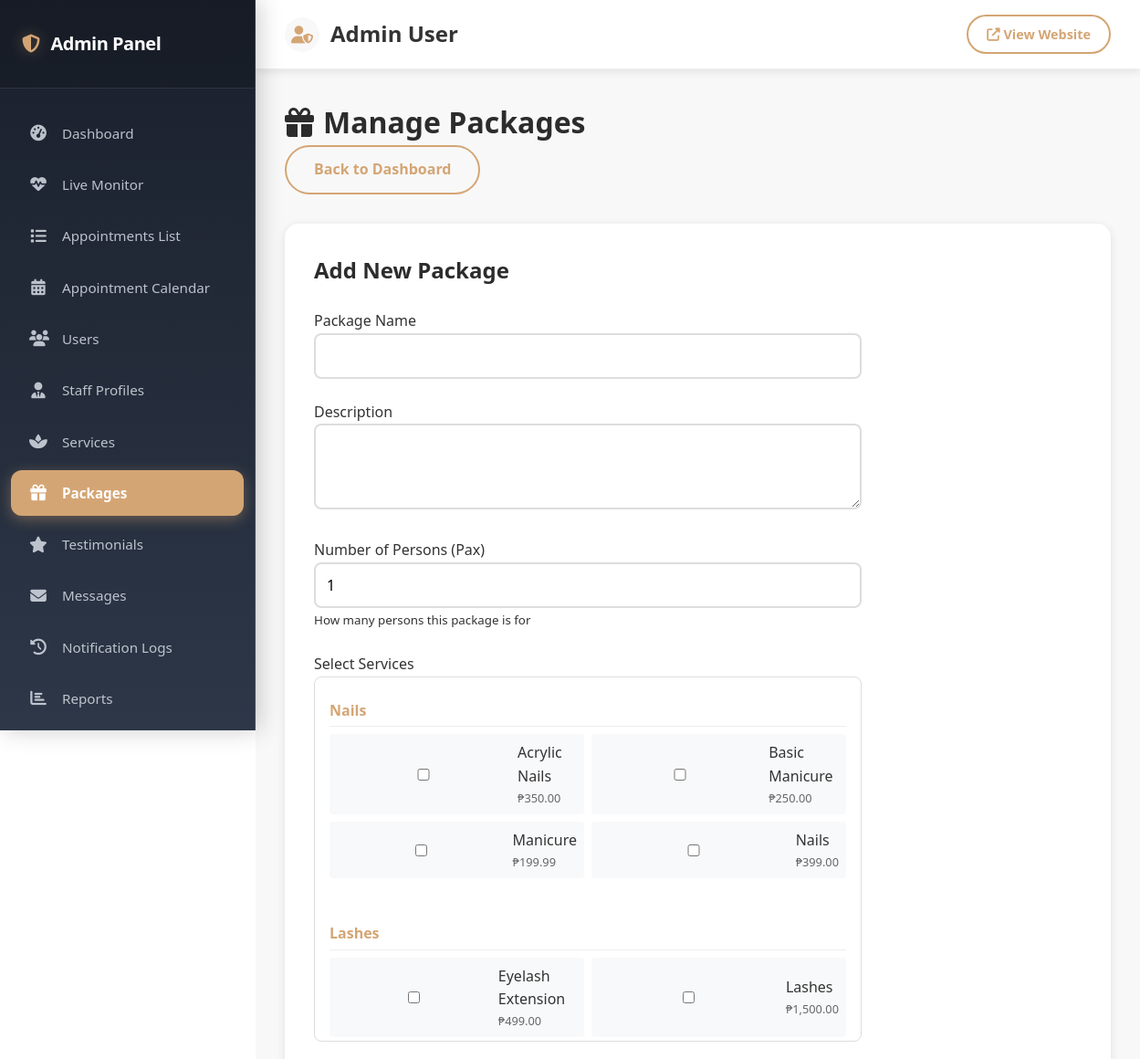
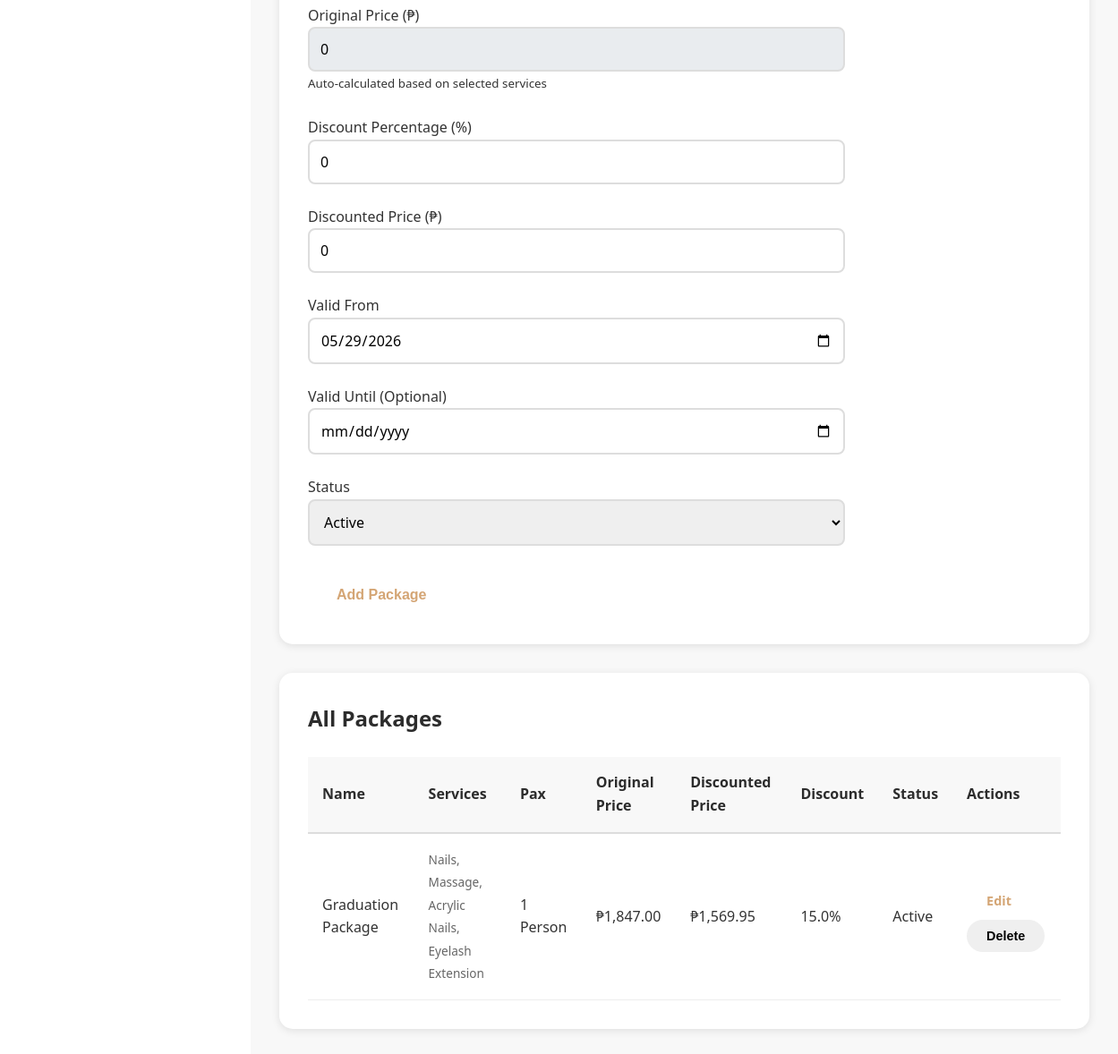
/admin/packages.php (signed in), run on the app's committed database (2 pictures, top to bottom).
### tables this page shows
CREATE TABLE `services` (
  `id` int(11) NOT NULL,
  `name` varchar(255) NOT NULL,
  `category` enum('nails','eyebrows','lashes','wax','massages','facial','skin_slimming') NOT NULL,
  `description` text DEFAULT NULL,
  `duration` int(11) NOT NULL COMMENT 'Duration in minutes',
  `base_price` decimal(10,2) NOT NULL,
  `image_url` varchar(500) DEFAULT NULL,
  `status` enum('active','inactive') DEFAULT 'active',
  `created_at` timestamp NOT NULL DEFAULT current_timestamp(),
  `updated_at` timestamp NOT NULL DEFAULT current_timestamp() ON UPDATE current_timestamp()
);

CREATE TABLE `packages` (
  `id` int(11) NOT NULL,
  `name` varchar(255) NOT NULL,
  `description` text DEFAULT NULL,
  `services` longtext NOT NULL COMMENT 'Array of service IDs' CHECK (json_valid(`services`)),
  `pax` int(11) NOT NULL DEFAULT 1,
  `original_price` decimal(10,2) NOT NULL,
  `discounted_price` decimal(10,2) NOT NULL,
  `discount_percentage` decimal(5,2) DEFAULT NULL,
  `image_url` varchar(500) DEFAULT NULL,
  `valid_from` date DEFAULT NULL,
  `valid_until` date DEFAULT NULL,
  `status` enum('active','inactive') DEFAULT 'active',
  `created_at` timestamp NOT NULL DEFAULT current_timestamp(),
  `updated_at` timestamp NOT NULL DEFAULT current_timestamp() ON UPDATE current_timestamp()
);

### config/functions.php (called while the page is built, shortened)
<?php
function formatPrice($price) {
    return '₱' . number_format($price, 2);
}

### admin/packages.php (the view, shortened to what this page needs)
<?php
require_once '../config/functions.php';
$conn = getDBConnection();
$stmt = $conn->query("SELECT id, name, base_price as price, category FROM services WHERE status = 'active' ORDER BY category, name");
$all_services = $stmt->fetchAll();
$stmt = $conn->query("SELECT * FROM packages ORDER BY created_at DESC");
$packages = $stmt->fetchAll();
$edit_package = null;
?>
<?php include '../includes/admin-header.php'; ?>
            <div class="admin-content">
            <div class="admin-header">
                <h1><i class="fas fa-gift"></i> Manage Packages</h1>
                <a href="index.php" class="btn btn-outline">Back to Dashboard</a>
            </div>
            <div class="admin-card">
                <h2><?php echo $edit_package ? 'Edit Package' : 'Add New Package'; ?></h2>
                <form method="POST" class="admin-form">
                    <div class="form-group">
                        <label>Package Name</label>
                        <input type="text" name="name" value="<?php echo htmlspecialchars($edit_package['name'] ?? ''); ?>" required>
                    </div>
                    <div class="form-group">
                        <label>Description</label>
                        <textarea name="description" rows="3"><?php echo htmlspecialchars($edit_package['description'] ?? ''); ?></textarea>
                    </div>
                    <div class="form-group">
                        <label>Number of Persons (Pax)</label>
                        <input type="number" name="pax" value="<?php echo $edit_package['pax'] ?? 1; ?>" min="1" max="10" required>
                        <small class="text-muted">How many persons this package is for</small>
                    </div>
                    <div class="form-group">
                        <label>Select Services</label>
                        <div class="services-wrapper" style="border: 1px solid #ddd; padding: 1rem; border-radius: 8px; max-height: 400px; overflow-y: auto;">
                            <?php
                            $selected_services = $edit_package ? json_decode($edit_package['services'], true) : [];
                            $current_category = null;
                            foreach ($all_services as $service):
                                if ($service['category'] !== $current_category):
                                    $current_category = $service['category'];
                            ?>
                                <div class="category-group" style="margin-bottom: 1rem;">
                                    <h4 style="margin: 0.5rem 0; color: var(--primary-color); border-bottom: 1px solid #eee; padding-bottom: 0.25rem;">
                                        <?php echo htmlspecialchars(ucfirst($current_category)); ?>
                                    </h4>
                                    <div class="services-grid" style="display: grid; grid-template-columns: repeat(auto-fill, minmax(200px, 1fr)); gap: 0.5rem;">
                                <?php endif; ?>
                                <label class="service-checkbox-label" style="display: flex; align-items: center; gap: 0.5rem; background: #f8f9fa; padding: 0.5rem; border-radius: 4px;">
                                    <input type="checkbox" class="service-checkbox" name="services[]"
                                           value="<?php echo $service['id']; ?>"
                                           data-price="<?php echo $service['price']; ?>"
                                           <?php echo in_array($service['id'], $selected_services) ? 'checked' : ''; ?>>
                                    <div>
                                        <?php echo htmlspecialchars($service['name']); ?>
                                        <div style="font-size: 0.8rem; color: #666;">₱<?php echo number_format($service['price'], 2); ?></div>
                                    </div>
                                </label>
                                <?php
                                $next_index = array_search($service, $all_services) + 1;
                                if (!isset($all_services[$next_index]) || $all_services[$next_index]['category'] !== $current_category):
                                ?>
                                    </div>
                                </div>
                                <?php endif; ?>
                            <?php endforeach; ?>
                        </div>
                    </div>
                    <div class="form-row">
                        <div class="form-group">
                            <label>Original Price (₱)</label>
                            <input type="number" id="original_price" name="original_price" value="<?php echo $edit_package['original_price'] ?? 0; ?>" min="0" step="0.01" readonly style="background-color: #e9ecef;">
                            <small class="text-muted">Auto-calculated based on selected services</small>
                        </div>
                         <div class="form-group">
                            <label>Discount Percentage (%)</label>
                            <input type="number" id="discount_percentage" name="discount_percentage" value="<?php echo $edit_package['discount_percentage'] ?? 0; ?>" min="0" max="100" step="0.1">
                        </div>
                        <div class="form-group">
                            <label>Discounted Price (₱)</label>
                            <input type="number" id="discounted_price" name="discounted_price" value="<?php echo $edit_package['discounted_price'] ?? 0; ?>" min="0" step="0.01" required>
                        </div>
                    </div>
                    <div class="form-row">
                        <div class="form-group">
                            <label>Valid From</label>
                            <input type="date" name="valid_from" value="<?php echo $edit_package['valid_from'] ?? date('Y-m-d'); ?>" required>
                        </div>
                        <div class="form-group">
                            <label>Valid Until (Optional)</label>
                            <input type="date" name="valid_until" value="<?php echo $edit_package['valid_until'] ?? ''; ?>">
                        </div>
                        <div class="form-group">
                            <label>Status</label>
                            <select name="status" required>
                                <option value="active" <?php echo ($edit_package['status'] ?? 'active') === 'active' ? 'selected' : ''; ?>>Active</option>
                            </select>
                        </div>
                    </div>
                    <div class="form-actions">
                        <button type="submit" class="btn btn-primary"><?php echo $edit_package ? 'Update' : 'Add'; ?> Package</button>
                    </div>
                </form>
            </div>
            <div class="admin-card">
                <h2>All Packages</h2>
                <div class="table-responsive">
                    <table class="admin-table">
                        <thead>
                            <tr>
                                <th>Name</th>
                                <th>Services</th>
                                <th>Pax</th>
                                <th>Original Price</th>
                                <th>Discounted Price</th>
                                <th>Discount</th>
                                <th>Status</th>
                                <th>Actions</th>
                            </tr>
                        </thead>
                        <tbody>
                            <?php foreach ($packages as $package):
                                $services = json_decode($package['services'], true);
                                if (!empty($services) && is_array($services)) {
                                    $placeholders = str_repeat('?,', count($services) - 1) . '?';
                                    $stmt = $conn->prepare("SELECT name FROM services WHERE id IN ($placeholders)");
                                    $stmt->execute($services);
                                    $service_names = $stmt->fetchAll(PDO::FETCH_COLUMN);
                                } else {
                                    $service_names = [];
                                }
                            ?>
                                <tr>
                                    <td><?php echo htmlspecialchars($package['name']); ?></td>
                                    <td><small><?php echo htmlspecialchars(implode(', ', $service_names)); ?></small></td>
                                    <td><?php echo $package['pax'] ?? 1; ?> <?php echo ($package['pax'] ?? 1) > 1 ? 'Persons' : 'Person'; ?></td>
                                    <td><?php echo formatPrice($package['original_price']); ?></td>
                                    <td><?php echo formatPrice($package['discounted_price']); ?></td>
                                    <td><?php echo number_format($package['discount_percentage'], 1); ?>%</td>
                                    <td><span class="status-badge status-<?php echo $package['status']; ?>"><?php echo ucfirst($package['status']); ?></span></td>
                                    <td>
                                        <a href="packages.php?edit=<?php echo $package['id']; ?>" class="btn btn-sm btn-primary">Edit</a>
                                        <form method="POST" style="display: inline;" onsubmit="return confirm('Are you sure?')">
                                            <button type="submit" class="btn btn-sm btn-danger">Delete</button>
                                        </form>
                                    </td>
                                </tr>
                            <?php endforeach; ?>
                        </tbody>
                    </table>
                </div>
            </div>
        </div>
    </div>
<?php include '../includes/admin-footer.php'; ?>

### assets/css/style.css (style rules this page uses)
* { margin: 0; padding: 0; box-sizing: border-box; }
:root { --primary-color: #d4a574; --secondary-color: #8b6f47; --accent-color: #f5e6d3; --dark-color: #2c2c2c; --light-color: #f8f8f8; --text-color: #333; --success-color: #28a745; --danger-color: #dc3545; --warning-color: #ffc107; --info-color: #17a2b8; --white: #ffffff; --shadow: 0 2px 10px rgba(0, 0, 0, 0.1); --shadow-lg: 0 5px 20px rgba(0, 0, 0, 0.15); }
body { font-family: 'Segoe UI', Tahoma, Geneva, Verdana, sans-serif; line-height: 1.6; color: var(--text-color); background-color: var(--white); }
.btn { display: inline-block; padding: 12px 30px; border-radius: 50px; text-decoration: none; font-weight: 600; transition: all 0.3s; border: 2px solid transparent; cursor: pointer; font-size: 1rem; }
.btn-primary { background: var(--white); color: var(--primary-color); }
.btn-outline { background: transparent; color: var(--primary-color); border-color: var(--primary-color); }
.btn-sm { padding: 8px 20px; font-size: 0.9rem; }
.services-grid { display: grid; grid-template-columns: repeat(auto-fit, minmax(300px, 1fr)); gap: 2rem; margin-bottom: 3rem; }
.form-group { margin-bottom: 1.5rem; }
.form-group input, .form-group textarea, .form-group select { width: 100%; padding: 12px; border: 2px solid #ddd; border-radius: 8px; font-size: 1rem; font-family: inherit; transition: border-color 0.3s; }

### assets/css/admin.css (style rules this page uses)
.admin-body { margin: 0; padding: 0; }
.admin-content { max-width: 1400px; margin: 0 auto; }
.admin-header { margin-bottom: 2rem; }
.admin-header h1 { color: var(--dark-color); display: flex; align-items: center; gap: 10px; }
.admin-card { background: var(--white); padding: 2rem; border-radius: 15px; box-shadow: var(--shadow); margin-bottom: 2rem; }
.admin-card h2 { color: var(--dark-color); margin-bottom: 1.5rem; display: flex; align-items: center; gap: 10px; }
.table-responsive { overflow-x: auto; }
.admin-table { width: 100%; border-collapse: collapse; }
.admin-table thead { background: var(--light-color); }
.admin-table th { padding: 1rem; text-align: left; font-weight: 600; color: var(--dark-color); border-bottom: 2px solid #ddd; }
.admin-table td { padding: 1rem; border-bottom: 1px solid #eee; }
.admin-table small { color: #666; font-size: 0.85rem; }
.admin-form { max-width: 600px; }
.form-actions { display: flex; gap: 1rem; margin-top: 2rem; }

### admin/packages.php (style rules this page uses)
.service-checkbox-label { display: flex; align-items: center; gap: 0.5rem; }

### data on the page
services: category "Nails", name "Acrylic Nails", base_price "350.00"
services: name "Basic Manicure", base_price "250.00"
services: name "Manicure", base_price "199.99"
services: name "Nails", base_price "399.00"
services: category "Lashes", name "Eyelash Extension", base_price "499.00"
services: name "Lashes", base_price "1,500.00"
packages: name "Graduation Package", service_names "Nails, Massage, Acrylic Nails, Eyelash Extension", pax "1", shows "Person", original_price "₱1,847.00", discounted_price "₱1,569.95", discount_percentage "15.0", status "Active"

### other printed values
$_SESSION['admin_name'] "Admin User"
